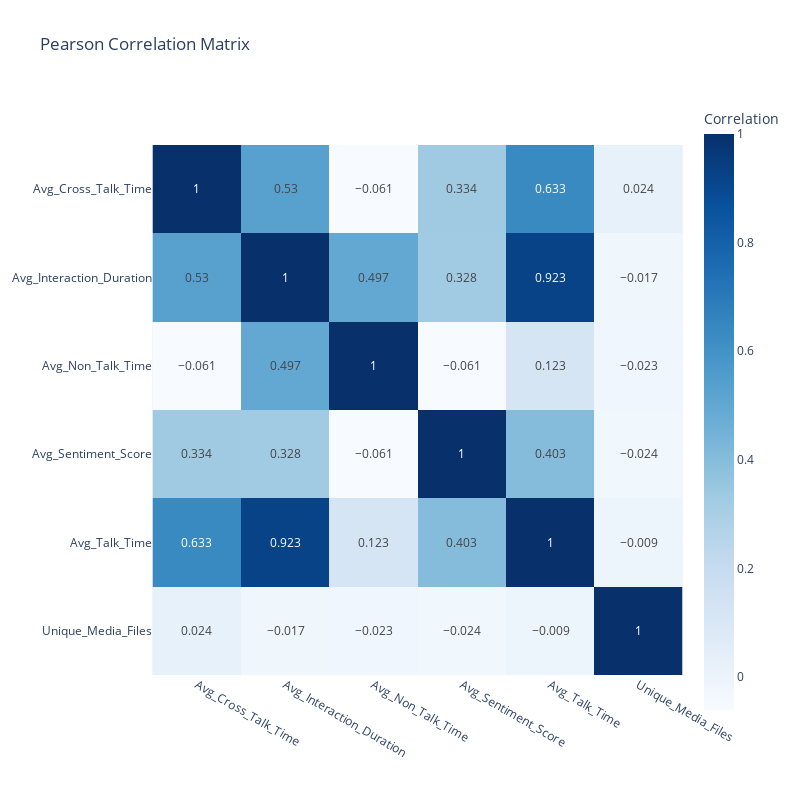

Source (notebook cell):
### Markdown cell above
### **Pearson** Correlation coefficients only measure **_linear_** relationships. 
### **Spearman** and **Kendall** Correlation coefficients measure **_monotonic_** relationships.

### Code cell
fig = px.imshow(corr_pearson,text_auto=True, color_continuous_scale='Blues',title='Pearson Correlation Matrix',width=800, height=800,labels=dict({'color':'Correlation'}),)
fig.show()

### Figure 1 — Plotly figure (JSON) as saved in the notebook; plotly's stock layout.template omitted (floating-point values rounded to 4 significant figures)
{"data": [{"coloraxis": "coloraxis", "hovertemplate": "x: %{x}<br>y: %{y}<br>Correlation: %{z}<extra></extra>", "name": "0", "texttemplate": "%{z}", "type": "heatmap", "x": ["Avg_Cross_Talk_Time", "Avg_Interaction_Duration", "Avg_Non_Talk_Time", "Avg_Sentiment_Score", "Avg_Talk_Time", "Unique_Media_Files"], "xaxis": "x", "y": ["Avg_Cross_Talk_Time", "Avg_Interaction_Duration", "Avg_Non_Talk_Time", "Avg_Sentiment_Score", "Avg_Talk_Time", "Unique_Media_Files"], "yaxis": "y", "z": [[1, 0.53, -0.061, 0.334, 0.633, 0.024], [0.53, 1, 0.497, 0.328, 0.923, -0.017], [-0.061, 0.497, 1, -0.061, 0.123, -0.023], [0.334, 0.328, -0.061, 1, 0.403, -0.024], [0.633, 0.923, 0.123, 0.403, 1, -0.009], [0.024, -0.017, -0.023, -0.024, -0.009, 1]]}], "layout": {"coloraxis": {"colorbar": {"title": {"text": "Correlation"}}, "colorscale": [[0, "rgb(247,251,255)"], [0.125, "rgb(222,235,247)"], [0.25, "rgb(198,219,239)"], [0.375, "rgb(158,202,225)"], [0.5, "rgb(107,174,214)"], [0.625, "rgb(66,146,198)"], [0.75, "rgb(33,113,181)"], [0.875, "rgb(8,81,156)"], [1, "rgb(8,48,107)"]]}, "height": 800, "title": {"text": "Pearson Correlation Matrix"}, "width": 800, "xaxis": {"anchor": "y", "constrain": "domain", "domain": [0, 1], "scaleanchor": "y"}, "yaxis": {"anchor": "x", "autorange": "reversed", "constrain": "domain", "domain": [0, 1]}}}
